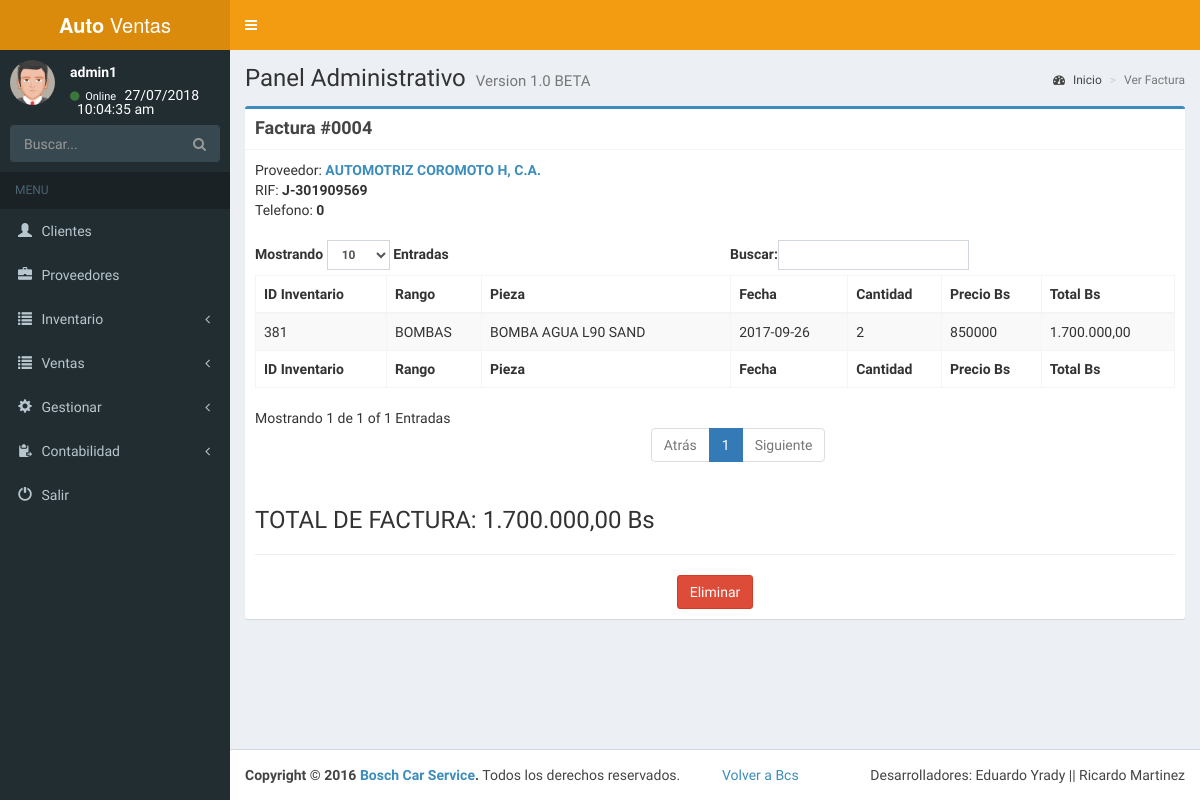
/admin/facturas.php?n_fac=0004&id_proveedor=5 (signed in), run on an earlier commit of the app's database.
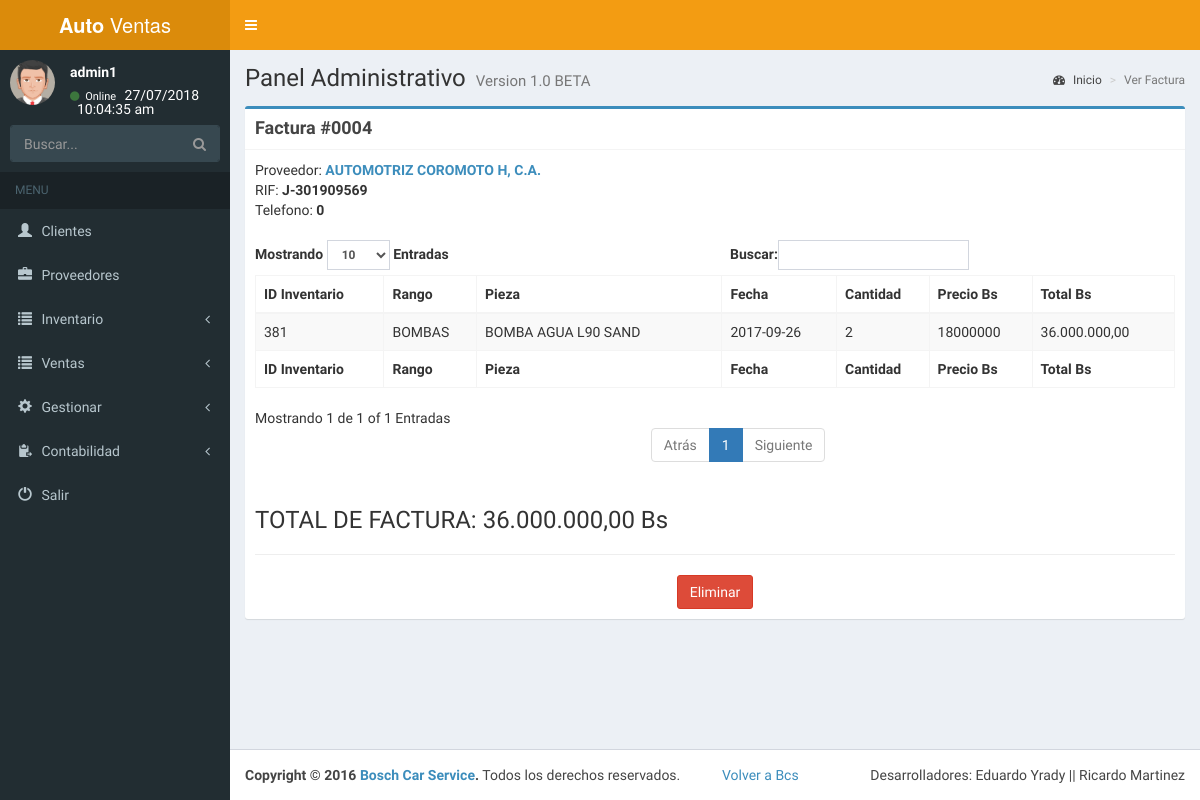
And on a later commit of the database.
### tables this page shows
CREATE TABLE `inventario` (
  `id_inventario` int(11) NOT NULL,
  `id_pieza` int(11) NOT NULL,
  `fecha` date NOT NULL,
  `n_factura` varchar(15) NOT NULL,
  `id_proveedor` int(11) NOT NULL,
  `cantidad` varchar(300) NOT NULL,
  `precio` varchar(10) NOT NULL,
  `habilitado` int(11) NOT NULL
);

CREATE TABLE `rango` (
  `id_rango` int(11) NOT NULL,
  `nombre` varchar(60) NOT NULL,
  `habilitado` int(11) NOT NULL
);

CREATE TABLE `pieza` (
  `id_pieza` int(11) NOT NULL,
  `id_rango` int(11) NOT NULL,
  `nombre` varchar(300) NOT NULL,
  `campo_carro` int(11) NOT NULL,
  `codigo_pieza` varchar(30) NOT NULL,
  `habilitado` int(11) NOT NULL
);

### admin/conexion.php (called while the page is built, shortened)
<?php session_start();
function cons($var){
$ret= mysqli_query($_SESSION['conexion_database'],$var) or die(mysqli_error($_SESSION['conexion_database']));
return $ret;
}
?>
<?php
  function filtroxss($val) {
        $val = preg_replace('/([\x00-\x08][\x0b-\x0c][\x0e-\x20])/', '', $val);
        $search = 'abcdefghijklmnopqrstuvwxyz';
        $search .= 'ABCDEFGHIJKLMNOPQRSTUVWXYZ';
        $search .= '1234567890!@#$%^&*()';
        $search .= '~`";:?+/={}[]-_|\'\\';
        for ($i = 0; $i < strlen($search); $i++) {
            $val = preg_replace('/(&#[x|X]0{0,8}'.dechex(ord($search[$i])).';?)/i', $search[$i], $val);
            $val = preg_replace('/(&#0{0,8}'.ord($search[$i]).';?)/', $search[$i], $val);
        }
        $ra1 = Array('javascript', 'vbscript', 'expression', 'applet', 'meta', 'xml', 'blink', 'link', 'style', 'script', 'embed', 'object', 'iframe', 'frame', 'frameset', 'ilayer', 'layer', 'bgsound', 'title');
        $ra2 = Array('onabort', 'onactivate', 'onafterprint', 'onafterupdate', 'onbeforeactivate', 'onbeforecopy', 'onbeforecut', 'onbeforedeactivate', 'onbeforeeditfocus', 'onbeforepaste', 'onbeforeprint', 'onbeforeunload', 'onbeforeupdate', 'onblur', 'onbounce', 'oncellchange', 'onchange', 'onclick', 'oncontextmenu', 'oncontrolselect', 'oncopy', 'oncut', 'ondataavailable', 'ondatasetchanged', 'ondatasetcomplete', 'ondblclick', 'ondeactivate', 'ondrag', 'ondragend', 'ondragenter', 'ondragleave', 'ondragover', 'ondragstart', 'ondrop', 'onerror', 'onerrorupdate', 'onfilterchange', 'onfinish', 'onfocus', 'onfocusin', 'onfocusout', 'onhelp', 'onkeydown', 'onkeypress', 'onkeyup', 'onlayoutcomplete', 'onload', 'onlosecapture', 'onmousedown', 'onmouseenter', 'onmouseleave', 'onmousemove', 'onmouseout', 'onmouseover', 'onmouseup', 'onmousewheel', 'onmove', 'onmoveend', 'onmovestart', 'onpaste', 'onpropertychange', 'onreadystatechange', 'onreset', 'onresize', 'onresizeend', 'onresizestart', 'onrowenter', 'onrowexit', 'onrowsdelete', 'onrowsinserted', 'onscroll', 'onselect', 'onselectionchange', 'onselectstart', 'onstart', 'onstop', 'onsubmit', 'onunload');
        $ra = array_merge($ra1, $ra2);
        $found = true;
        while ($found == true) {
            $val_before = $val;
            for ($i = 0; $i < sizeof($ra); $i++) {
                $pattern = '/';
                for ($j = 0; $j < strlen($ra[$i]); $j++) {
                    if ($j > 0) {
                        $pattern .= '(';
                        $pattern .= '(&#[x|X]0{0,8}([9][a][b]);?)?';
                        $pattern .= '|(&#0{0,8}([9][10][13]);?)?';
                        $pattern .= ')?';
                }
                $pattern .= $ra[$i][$j];
             }
             $pattern .= '/i';
             $replacement = substr($ra[$i], 0, 2).'<x>'.substr($ra[$i], 2);
             $val = preg_replace($pattern, $replacement, $val);
             if ($val_before == $val) {
                $found = false;
             }
          }
        }
        return mysqli_real_escape_string($_SESSION['conexion_database'],$val);
    }
?>

### admin/facturas.php (the view, shortened to what the changed rows need)
<?php include("menu.php");
?>
  <link rel="stylesheet" href="plugins/daterangepicker/daterangepicker.css">
  <div class="content-wrapper">
    <section class="content-header">
      <h1>
        Panel Administrativo
        <small>Version 1.0 BETA</small>
      </h1>
    </section>
    <section class="content">
<?php
if(isset($_SESSION['ingreso'])){
if(isset($_GET['n_fac'])){
if(isset($_GET['id_proveedor'])){
$id_proveedor=filtroxss($_GET['id_proveedor']);
$n_factura=filtroxss($_GET['n_fac']);
echo '<div class="box box-primary">
            <div class="box-header with-border">
              <h3 class="box-title"><b>Factura #'.$n_factura.'</b></h3>
            </div>';
			$consu=("SELECT * FROM proveedor WHERE id_proveedor='$id_proveedor' LIMIT 1");
			$dv=cons($consu);
			while($ro=mysqli_fetch_array($dv)){
      $id_tipo=$ro['id_tipo'];
			$nombre_proveedor=$ro['nombre'];
			$rif=$ro['rif'];
			$telefono=$ro['telf'];
      $consu2=("SELECT * FROM tipo WHERE id_tipo='$id_tipo' LIMIT 1");
      $dv2=cons($consu2);
      while($ro2=mysqli_fetch_array($dv2)){
        $nombre_tipo=$ro2['nombre'];
      }
			}
			echo "<div class='box-body'>Proveedor: <b><a href='perfil_proveedor.php?id=".$id_proveedor."'>".$nombre_proveedor."</a></b><br>RIF: <b>".$nombre_tipo."-".$rif."</b><br>Telefono: <b>".$telefono."</b><br><br>";
$consulta=("SELECT * FROM inventario WHERE id_proveedor='$id_proveedor' AND n_factura='$n_factura' AND habilitado=0");
$f=cons($consulta);
if(mysqli_num_rows($f)<=0){
echo alerta("No existe la factura");
}else{
	echo '<table id="example1" class="table table-bordered table-striped">
                <thead>
                <tr>
                  <th>ID Inventario</th>
                  <th>Rango</th>
                  <th>Pieza</th>
                  <th>Fecha</th>
                  <th>Cantidad</th>
				  <th>Precio Bs</th>
				  <th>Total Bs</th>
                </tr>
                </thead>
                <tbody id="prep">';
				$total_factura=0;
	while($row=mysqli_fetch_array($f)){
		$id_pieza=$row['id_pieza'];
    $fecha1=$row['fecha'];
		$fc=("SELECT * FROM pieza WHERE id_pieza='$id_pieza' LIMIT 1");
		$v=cons($fc);
		while($ts=mysqli_fetch_array($v)){
			$id_rango=$ts['id_rango'];
			$nombre_pieza=$ts['nombre'];
		}
		$cons=("SELECT * FROM rango WHERE id_rango='$id_rango' LIMIT 1");
		$d=cons($cons);
		while($tg=mysqli_fetch_array($d)){
		$nombre_rango=$tg['nombre'];
		}
		echo '<tr>
		<td>'.$row['id_inventario'].'</td>
		<td>'.$nombre_rango.'</td>
		<td>'.$nombre_pieza.'</td>
		<td>'.$row['fecha'].'</td>
		<td>'.$row['cantidad'].'</td>
		<td>'.$row['precio'].'</td>
		<td>'.number_format(($row['cantidad']*$row['precio']),2,",",".").'</td>
		</tr>';
		$total_factura=$total_factura+($row['cantidad']*$row['precio']);
	}
	echo ' </tbody>
                <tfoot>
                <tr>
                    <th>ID Inventario</th>
                  <th>Rango</th>
                  <th>Pieza</th>
                  <th>Fecha</th>
                  <th>Cantidad</th>
				  <th>Precio Bs</th>
				  <th>Total Bs</th>
                </tr>
                </tfoot>
              </table>';
			  echo "<h3>TOTAL DE FACTURA: ".number_format($total_factura,2,",",".")." Bs</h3>";
}
echo "<hr>
<div class='text-center'>
<form action='pro_eliminar_factura.php' method='POST' id='formulario'>
<input type='hidden' name='id_proveedor' value='".$id_proveedor."' required>
<input type='hidden' name='n_factura' value='".$n_factura."' required>
<input type='hidden' name='fecha' value='".$fecha1."' required>
<button type='button' class='btn btn-danger' data-toggle='modal' data-target='#myModal'>Eliminar</button>";
echo '<div id="myModal" class="modal fade col-lg-offset-1 col-md-offset-1 col-xs-offset-0" role="dialog">
  <div class="modal-dialog">
    <div class="modal-content">
      <div class="modal-header">
        <button type="button" class="close" data-dismiss="modal">&times;</button>
        <h3 class="modal-title">Desea Realizar la Operaci&oacute;n?</h3>
      </div>
      <div class="modal-body">
        <p>Eliminar Factura?</p><h5>N° Fact:&nbsp;'.$n_factura.'&nbsp;'.$row['fecha'].'&nbsp;'.$nombre_tipo.'-'.$rif.'&nbsp;'.$nombre_proveedor.'.</h5>
     <p>Introdusca el n&uacute;mero de factura para confirmar:</p>
        <input type="text" name="facconf" class="form-control" placeholder="N&uacute;mero de Factura" maxlength="15" required>
      </div>
      <div class="modal-footer">
        <button type="submit" class="btn btn-danger">Eliminar Factura</button>
        <button type="button" class="btn btn-default" data-dismiss="modal">Cancelar</button>
      </div>
    </div>
</form>
</div>
</div>';
}
}
}
include("footer.php");
?>

What changed in the data, as far as the page shows it:
changed inventario "BOMBAS": precio "850000" → "18000000"; $row['cantidad']*$row['precio'] "1.700.000,00" → "36.000.000,00"
Also different on the page:
$total_factura: "1.700.000,00" → "36.000.000,00"
